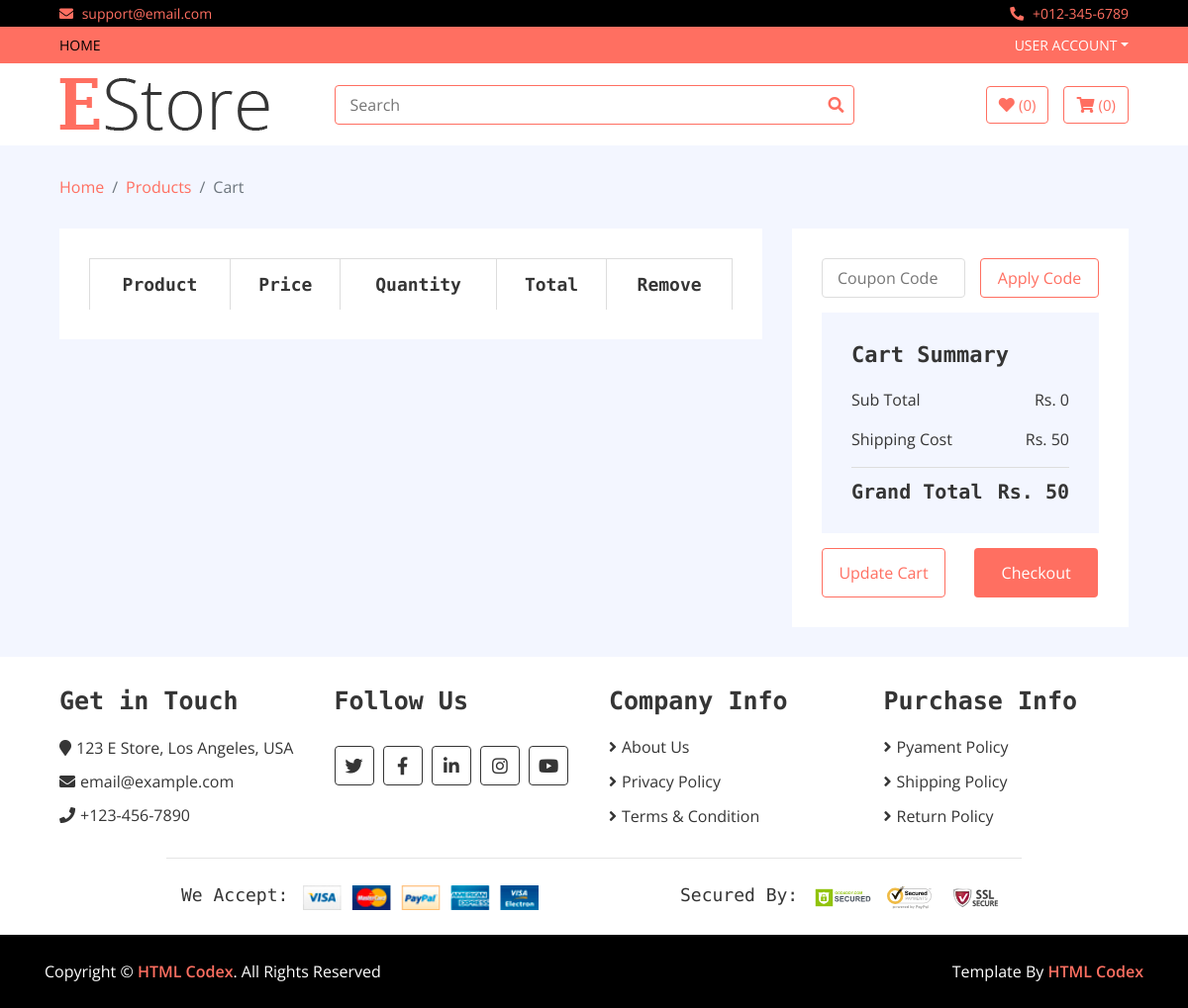
/cart/ (signed in), run on an earlier commit of the app's database.
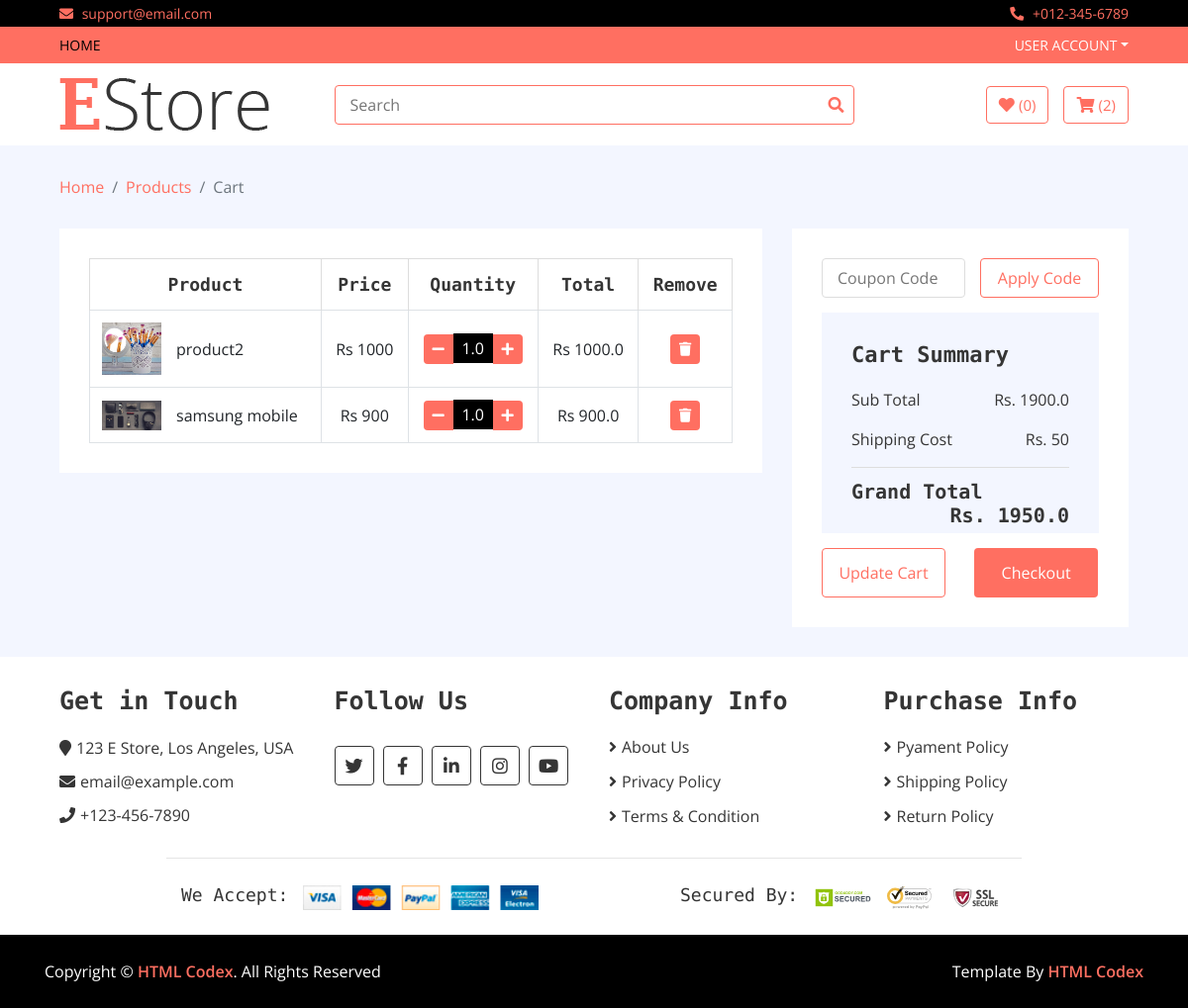
And on a later commit of the database.
### home/models.py (models this page shows, shortened)
class Cart(models.Model):
    username = models.CharField(max_length=300)
    slug = models.CharField(max_length=300)
    quantity = models.FloatField()
    total = models.FloatField()
    items = models.ForeignKey(Product, on_delete=models.CASCADE)
    date = models.DateTimeField(auto_now_add=True)
    checkout = models.BooleanField(default=False)

class Product(models.Model):
    name = models.CharField(max_length=300)
    price = models.IntegerField()
    discounted_price = models.IntegerField(default=0)
    category = models.ForeignKey(Category, on_delete=models.CASCADE)
    brand = models.ForeignKey(Brand, on_delete=models.CASCADE)
    image = models.ImageField(upload_to='media')
    desription = models.TextField(blank = True)
    specification = models.TextField(blank = True)
    stock = models.CharField(choices=STOCK,max_length=50)
    labels = models.CharField(choices=LABELS,max_length=50,blank = True)
    slug = models.CharField(max_length=500, default="")
    class Meta:
        ordering = ("id", "price", "name")

### home/views.py (the view)
# urls.py: path('cart/', CartView.as_view(), name='cart'),
class CartView(Base):
    def get(self,request):
        username = request.user.username
        self.views['my_cart'] = Cart.objects.filter(username = username)
        my_cart = Cart.objects.filter(username=username, checkout=False)
        s = 0
        for i in my_cart:
            s = s+ i.total
        self.views['all_total'] = s
        delevery_charge = 50
        self.views['grand_total'] = s + delevery_charge
        self.views['count_cart'] = Cart.objects.filter(username = request.user.username, checkout = False).count()
        return render(request,'cart.html',self.views)

### templates/cart.html (shortened to what the changed rows need)
{% extends 'base.html' %}
{% load static %}
{% block content %}
        <div class="cart-page">
            <div class="container-fluid">
                <div class="row">
                    <div class="col-lg-8">
                        <div class="cart-page-inner">
                            <div class="table-responsive">
                                <table class="table table-bordered">
                                    <thead class="thead-dark">
                                        <tr>
                                            <th>Product</th>
                                            <th>Price</th>
                                            <th>Quantity</th>
                                            <th>Total</th>
                                            <th>Remove</th>
                                        </tr>
                                    </thead>
                                    <tbody class="align-middle">
                                    {% for cart in my_cart %}
                                        <tr>
                                            <td>
                                                <div class="img">
                                                    <a href="#"><img src="{{cart.items.image.url}}" alt="Image"></a>
                                                    <p>{{cart.items.name}}</p>
                                                </div>
                                            </td>
                                            {% if cart.items.discounted_price > 0 %}
                                            <td>Rs {{cart.items.discounted_price}}</td>
                                            {% else %}
                                            <td>Rs {{cart.items.price}}</td>
                                            {% endif %}
                                            <td>
                                                <div class="qty">
                                                    <a href = "/reduce_cart/{{cart.slug}}"><button class="btn-minus"><i class="fa fa-minus"></i></button></a>
                                                    <input type="text" value="{{cart.quantity}}">
                                                    <a href = "/add_to_cart/{{cart.slug}}"><button class="btn-plus"><i class="fa fa-plus"></i></button></a>
                                                </div>
                                            </td>
                                            <td>Rs {{cart.total}}</td>
                                            <td><a href = "/delete_cart/{{cart.slug}}"><button><i class="fa fa-trash"></i></button></a></td>
                                        </tr>
                                    {% endfor %}
                                    </tbody>
                                </table>
                            </div>
                        </div>
                    </div>
                    <div class="col-lg-4">
                        <div class="cart-page-inner">
                            <div class="row">
                                <div class="col-md-12">
                                    <div class="cart-summary">
                                        <div class="cart-content">
                                            <h1>Cart Summary</h1>
                                            <p>Sub Total<span>Rs. {{all_total}}</span></p>
                                            <h2>Grand Total<span>Rs. {{grand_total}}</span></h2>
                                        </div>
                                    </div>
                                </div>
                            </div>
                        </div>
                    </div>
                </div>
            </div>
        </div>
{% endblock %}

What changed in the data, as far as the page shows it:
added Cart: items.image (picture), items.name "product2", items.discounted_price "1000", quantity "1.0", total "1000.0"
added Cart: items.image (picture), items.name "samsung mobile", items.discounted_price "900", quantity "1.0", total "900.0"
Also different on the page:
{{ count_cart }}: "0" → "2"
{{ all_total }}: "0" → "1900.0"
{{ grand_total }}: "50" → "1950.0"
